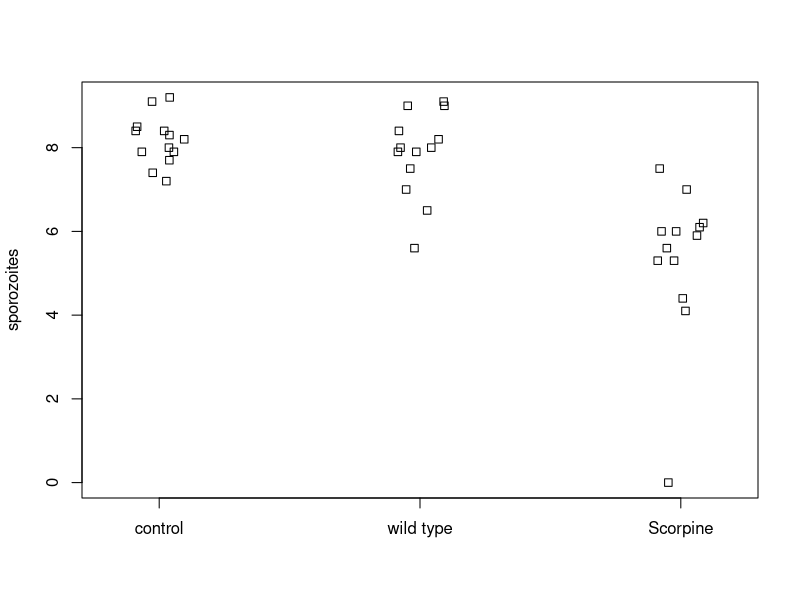

Here is the R script that generated this plot:
malariadata<-read.csv("MalariaData.csv")
malariadata$category<-factor(malariadata$category, levels=c("control","wild type","Scorpine"))
meanshift<-tapply(malariadata$sporozoites,malariadata$category,mean)
sdshift<-tapply(malariadata$sporozoites,malariadata$category,sd)
number<-tapply(malariadata$sporozoites,malariadata$category,length)
stripchart(sporozoites ~ category, data = malariadata, method = "jitter", vertical = TRUE)



malariaanova<-lm(sporozoites ~ category,data= malariadata)

anova(malariaanova)

malariaAnovaSummary <- summary(anova(malariaanova))
malariaAnovaSummary
